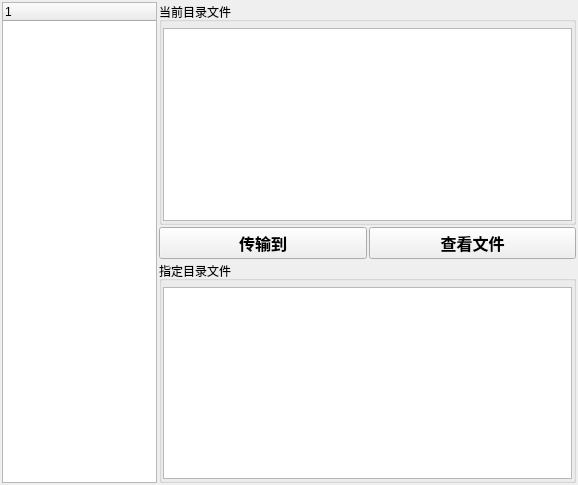
<?xml version="1.0" encoding="UTF-8"?>
<ui version="4.0">
 <class>FormFileDialog</class>
 <widget class="QWidget" name="FormFileDialog">
  <property name="geometry">
   <rect>
    <x>0</x>
    <y>0</y>
    <width>578</width>
    <height>485</height>
   </rect>
  </property>
  <property name="windowTitle">
   <string>FormFileDialog</string>
  </property>
  <layout class="QGridLayout" name="gridLayout" rowstretch="1,0,1" columnstretch="3,4,4">
   <property name="margin">
    <number>2</number>
   </property>
   <property name="spacing">
    <number>2</number>
   </property>
   <item row="0" column="0" rowspan="3">
    <widget class="QTreeWidget" name="treeWidget">
     <column>
      <property name="text">
       <string notr="true">1</string>
      </property>
     </column>
    </widget>
   </item>
   <item row="0" column="1" colspan="2">
    <widget class="QGroupBox" name="groupBox">
     <property name="title">
      <string>当前目录文件</string>
     </property>
     <layout class="QHBoxLayout" name="horizontalLayout">
      <property name="spacing">
       <number>1</number>
      </property>
      <property name="leftMargin">
       <number>1</number>
      </property>
      <property name="topMargin">
       <number>6</number>
      </property>
      <property name="rightMargin">
       <number>1</number>
      </property>
      <property name="bottomMargin">
       <number>1</number>
      </property>
      <item>
       <widget class="QListWidget" name="listWidget"/>
      </item>
     </layout>
    </widget>
   </item>
   <item row="1" column="1">
    <widget class="QPushButton" name="pushButton">
     <property name="sizePolicy">
      <sizepolicy hsizetype="Preferred" vsizetype="Preferred">
       <horstretch>0</horstretch>
       <verstretch>0</verstretch>
      </sizepolicy>
     </property>
     <property name="font">
      <font>
       <pointsize>12</pointsize>
       <weight>75</weight>
       <bold>true</bold>
      </font>
     </property>
     <property name="text">
      <string>传输到</string>
     </property>
    </widget>
   </item>
   <item row="1" column="2">
    <widget class="QPushButton" name="pushButton_2">
     <property name="sizePolicy">
      <sizepolicy hsizetype="Preferred" vsizetype="Preferred">
       <horstretch>0</horstretch>
       <verstretch>0</verstretch>
      </sizepolicy>
     </property>
     <property name="font">
      <font>
       <pointsize>12</pointsize>
       <weight>75</weight>
       <bold>true</bold>
      </font>
     </property>
     <property name="text">
      <string>查看文件</string>
     </property>
    </widget>
   </item>
   <item row="2" column="1" colspan="2">
    <widget class="QGroupBox" name="groupBox_2">
     <property name="title">
      <string>指定目录文件</string>
     </property>
     <layout class="QVBoxLayout" name="verticalLayout">
      <property name="spacing">
       <number>1</number>
      </property>
      <property name="leftMargin">
       <number>1</number>
      </property>
      <property name="topMargin">
       <number>6</number>
      </property>
      <property name="rightMargin">
       <number>1</number>
      </property>
      <property name="bottomMargin">
       <number>1</number>
      </property>
      <item>
       <widget class="QListWidget" name="listWidget_2"/>
      </item>
     </layout>
    </widget>
   </item>
  </layout>
 </widget>
 <layoutdefault spacing="6" margin="11"/>
 <resources/>
 <connections/>
</ui>
